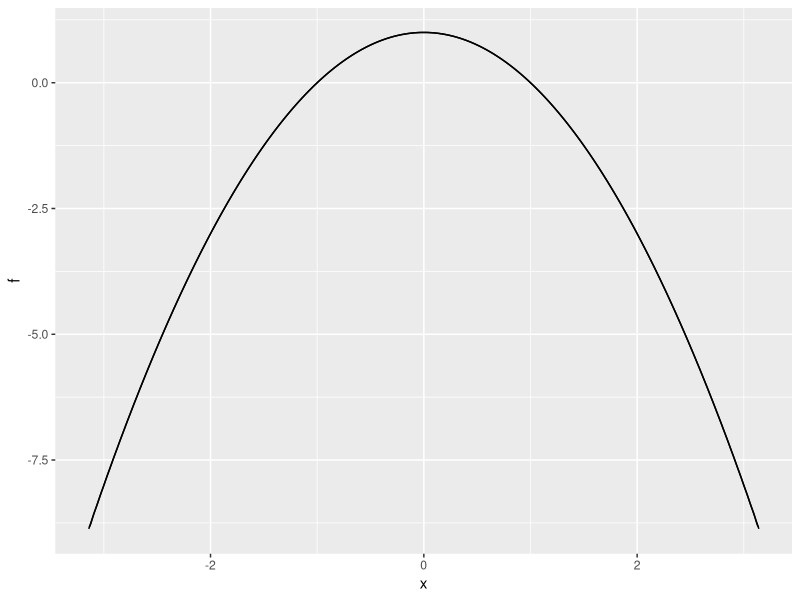

The R script that drew this image:
library(tidyverse)

funk <- function(x){
  return (1-x**2)
}

fou <- function(x,N){
  verdi = 0
  for (k in -N:N){
    if (k == 0){
      verdi = verdi + 1 - pi**2/3
    } else {
      ledd = (-1)**k/k**2
      verdi = verdi - 2*ledd*exp(1i*k*x)
    }
  }
  return (Re(verdi))
}


x_verdier = seq(-pi,pi,0.001)
N = 100
t <- tibble(x = x_verdier, f = funk(x_verdier), fo = fou(x_verdier,N))


ggplot(t) +
  geom_line(aes(x = x , y = f)) + 
  geom_line(aes(x = x , y = fo))
